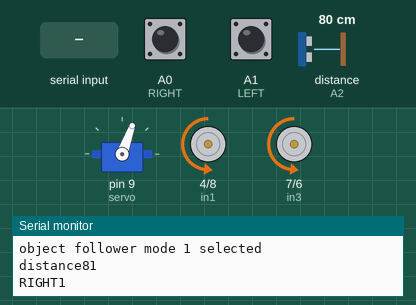
Simulated run of this sketch. Board: Arduino Uno, built with avr-gcc and run on an emulated ATmega328P. Shown: servo, motor-driver pin pairs drawn as motors (green arrow = first pin HIGH = forward, orange = second pin HIGH = backward, longer = more drive, scaled by the enable pin), the last lines printed to the serial monitor. The test bench sets the inputs (shaded band); at power-on: distance to the obstacle (sensor on A2) 80 cm, A0 (RIGHT) HIGH, A1 (LEFT) LOW. The echo pulse lasts 58.3 µs per cm.

Above: at 1.7 s.
1.8 s: "10\n" received over the second serial link
At 3.4 s:
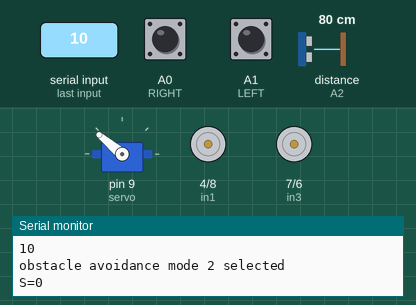
At 4.7 s:
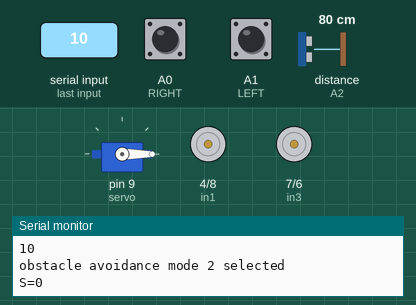
4.8 s: "90,45\n" received over the second serial link
At 7.0 s:
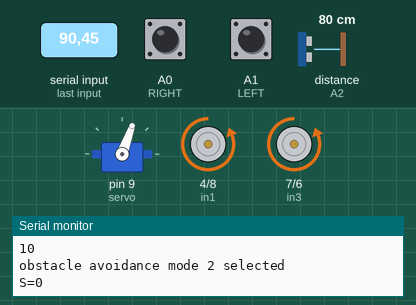
7.8 s: "30,150\n" received over the second serial link
13.8 s: "0\n" received over the second serial link
16.8 s: distance to the obstacle (sensor on A2) set to 16 cm
19.0 s: distance to the obstacle (sensor on A2) set to 13 cm
At 19.6 s:
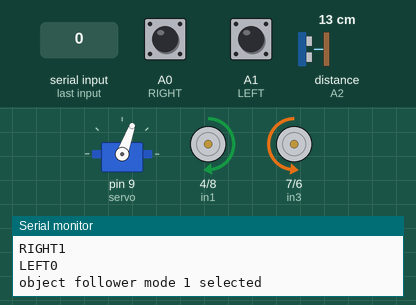
Timing chart, 0 to 21.5 s (numbered marks = the images above; inputs shaded):
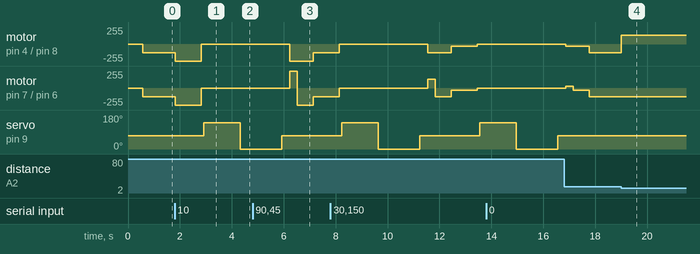

Measured:
- the behaviour switches between 15 and 14 cm on distance to the obstacle (sensor on A2) (found by bisection; images 3 and 4)
- after the input at 1.8 s, motor on pin 4 (in1) / pin 8 (in2), motor on pin 7 (in3) / pin 6 (in4): backward 130/255 → backward 255/255 at once, → stopped 1.0 s later; servo on pin 9 (servo): 70° → 140° after 1.1 s, → 0° 1.4 s later
- after the input at 19.0 s, motor on pin 4 (in1) / pin 8 (in2): backward 130/255 → forward 130/255 at once

The sketch:

ALL_ROBOT.ino
```cpp
#include <SoftwareSerial.h>
// #include "Servo.h" //servo library

// include the library code:
#include <NewPing.h>
#include <Servo.h>
#include <AFMotor.h>

#define RIGHT A0         // Right IR sensor connected to analog pin A2 of Arduino Uno:
#define LEFT A1          // Left IR sensor connected to analog pin A3 of Arduino Uno:
#define TRIGGER_PIN A3   // Trigger pin connected to analog pin A1 of Arduino Uno:
#define ECHO_PIN A2      // Echo pin connected to analog pin A0 of Arduino Uno:
#define MAX_DISTANCE 200 // Maximum ping distance:

// unsigned int distance = 0;    // Variable to store ultrasonic sensor distance:
unsigned int Right_Value = 0; // Variable to store Right IR sensor value:
unsigned int Left_Value = 0;  // Variable to store Left IR sensor value:

NewPing sonar(TRIGGER_PIN, ECHO_PIN, MAX_DISTANCE); // NewPing setup of pins and maximum distance:

// create motor objects
/*AF_DCMotor Motor1(1, MOTOR12_1KHZ);
AF_DCMotor Motor2(2, MOTOR12_1KHZ);
AF_DCMotor Motor3(3, MOTOR34_1KHZ);
AF_DCMotor Motor4(4, MOTOR34_1KHZ);
*/
// Servo myservo; //create servo object to control the servo:
int pos = 0; // variable to store the servo position:

Servo myservo;                  // create servo object to control servo
SoftwareSerial BT_Serial(2, 3); // RX, TX

#define enA 10 // Enable1 L298 Pin enA
#define in1 4  // Motor1  L298 Pin in1
#define in2 8  // Motor1  L298 Pin in1
#define in3 7  // Motor2  L298 Pin in1
#define in4 6  // Motor2  L298 Pin in1
#define enB 5  // Enable2 L298 Pin enB

#define servo 9

#define R_S A0 // ir sensor Right
#define L_S A1 // ir sensor Left

#define echo A2    // Echo pin
#define trigger A3 // Trigger pin
int rightDistance = 0, leftDistance = 0;
int distance_L, distance_F = 30, distance_R;
long distance;
int set = 20;

int bt_ir_data; // variable to receive data from the serial port and IRremote
int Speed = 130;
int mode = 0;
int IR_data;
// Ultrasonic distance measurement method

int Distance_test()
{
  digitalWrite(trigger, LOW);
  delayMicroseconds(2);
  digitalWrite(trigger, HIGH);
  delayMicroseconds(20);
  digitalWrite(trigger, LOW);
  float Fdistance = pulseIn(echo, HIGH);
  Fdistance = Fdistance / 58;
  return (int)Fdistance;
}
void setup()
{ // put your setup code here, to run once

  pinMode(R_S, INPUT); // declare if sensor as input
  pinMode(L_S, INPUT); // declare ir sensor as input

  pinMode(echo, INPUT);     // declare ultrasonic sensor Echo pin as input
  pinMode(trigger, OUTPUT); // declare ultrasonic sensor Trigger pin as Output

  pinMode(enA, OUTPUT); // declare as output for L298 Pin enA
  pinMode(in1, OUTPUT); // declare as output for L298 Pin in1
  pinMode(in2, OUTPUT); // declare as output for L298 Pin in2
  pinMode(in3, OUTPUT); // declare as output for L298 Pin in3
  pinMode(in4, OUTPUT); // declare as output for L298 Pin in4
  pinMode(enB, OUTPUT); // declare as output for L298 Pin enB

  Serial.begin(9600); // start serial communication at 9600bps
  BT_Serial.begin(9600);
  myservo.attach(servo); // attach servo on pin a4 to servo object
                         /*pinMode(servo, OUTPUT);*/

  for (int angle = 70; angle <= 140; angle += 5)
  {
    servoPulse(servo, angle);
  }
  for (int angle = 140; angle >= 0; angle -= 5)
  {
    servoPulse(servo, angle);
  }

  for (int angle = 0; angle <= 70; angle += 5)
  {
    servoPulse(servo, angle);
  }
  delay(500);
  mode = 0;
  bt_ir_data == 8;
}

void loop()
{

  if (BT_Serial.available() > 0)
  { // if some date is sent, reads it and saves in state
    String bt_data = BT_Serial.readStringUntil('\n');
    bt_ir_data = bt_data.toInt();
    Serial.println(bt_ir_data);
    if (bt_ir_data > 20 && bt_ir_data < 255)
    {
      Speed = bt_ir_data;
    }
  }

  if (bt_ir_data == 8)
  {
    Serial.println("manual mode 0 selected");
    mode = 0;
    Stop();
    bt_ir_data == 800;
  } // Manual Android Application
  else if (bt_ir_data == 0)
  {
    mode = 1;
    Serial.println("object follower mode 1 selected");
    Speed = 130;
    bt_ir_data == 800;
  } // Auto Line Follower Command
  else if (bt_ir_data == 10)
  {
    mode = 2;
    Serial.println("obstacle avoidance mode 2 selected");
    Speed = 255;
    bt_ir_data == 800;
  } // Auto Obstacle Avoiding Command

  analogWrite(enA, Speed); // Write The Duty Cycle 0 to 255 Enable Pin A for Motor1 Speed
  analogWrite(enB, Speed); // Write The Duty Cycle 0 to 255 Enable Pin B for Motor2 Speed

  if (mode == 0)
  {
    //===============================================================================
    //                          Key Control Command
    //===============================================================================
    if (bt_ir_data == 1)
    {
      forword();
    } // if the bt_data is '1' the DC motor will go forward
    else if (bt_ir_data == 2)
    {
      backword();
      Serial.println("backward");
    } // if the bt_data is '2' the motor will Reverse
    else if (bt_ir_data == 3)
    {
      turnLeft();
      Serial.println("turn left");
    } // if the bt_data is '3' the motor will turn left
    else if (bt_ir_data == 4)
    {
      turnRight();
      Serial.println("turn right");
    } // if the bt_data is '4' the motor will turn right
    else if (bt_ir_data == 5)
    {
      Stop();
      //  Serial.println("STOP");
    } // if the bt_data '5' the motor will Stop

    //===============================================================================
    //                          Voice Control Command
    //===============================================================================
    else if (bt_ir_data == 6)
    {
      turnLeft();
      delay(400);
      bt_ir_data = 5;
    }
    else if (bt_ir_data == 7)
    {
      turnRight();
      delay(400);
      bt_ir_data = 5;
    }
  }

  if (mode == 1)
  {
    //===============================================================================
    //                          auto  Follower Control
    //===============================================================================
    delay(50);                  // wait 50ms between pings:
    distance = sonar.ping_cm(); // send ping, get distance in cm and store it in 'distance' variable:
    Serial.print("distance");
    Serial.println(distance); // print the distance in serial monitor:

    Right_Value = digitalRead(RIGHT); // read the value from Right IR sensor:
    Left_Value = digitalRead(LEFT);   // read the value from Left IR sensor:

    Serial.print("RIGHT");
    Serial.println(Right_Value); // print the right IR sensor value in serial monitor:
    Serial.print("LEFT");
    Serial.println(Left_Value); // print the left IR sensor value in serial monitor:

    if ((distance > 1) && (distance < 15))
    { // check wheather the ultrasonic sensor's value stays between 1 to 15.
      // If the condition is 'true' then the statement below will execute:
      // Move Forward:
      /* Motor1.setSpeed(130); // define motor1 speed:
        Motor1.run(FORWARD);  // rotate motor1 clockwise:
        Motor2.setSpeed(130); // define motor2 speed:
        Motor2.run(FORWARD);  // rotate motor2 clockwise:
        Motor3.setSpeed(130); // define motor3 speed:
        Motor3.run(FORWARD);  // rotate motor3 clockwise:
        Motor4.setSpeed(130); // define motor4 speed:
        Motor4.run(FORWARD);  // rotate motor4 clockwise:*/
      forword();
    }
    else if ((Right_Value == 0) && (Left_Value == 1))
    { // If the condition is 'true' then the statement below will execute:

      // Turn Left
      /*Motor1.setSpeed(150); // define motor1 speed:
      Motor1.run(FORWARD);  // rotate motor1 cloclwise:
      Motor2.setSpeed(150); // define motor2 speed:
      Motor2.run(FORWARD);  // rotate motor2 clockwise:
      Motor3.setSpeed(150); // define motor3 speed:
      Motor3.run(BACKWARD); // rotate motor3 anticlockwise:
      Motor4.setSpeed(150); // define motor4 speed:
      Motor4.run(BACKWARD); // rotate motor4 anticlockwise:
      delay(150);*/
      turnLeft();
    }
    else if ((Right_Value == 1) && (Left_Value == 0))
    { // If the condition is 'true' then the statement below will execute:

      // Turn Right
      /*Motor1.setSpeed(150); // define motor1 speed:
      Motor1.run(BACKWARD); // rotate motor1 anticlockwise:
      Motor2.setSpeed(150); // define motor2 speed:
      Motor2.run(BACKWARD); // rotate motor2 anticlockwise:
      Motor3.setSpeed(150); // define motor3 speed:
      Motor3.run(FORWARD);  // rotate motor3 clockwise:
      Motor4.setSpeed(150); // define motor4 speed:
      Motor4.run(FORWARD);  // rotate motor4 clockwise:
      delay(150);*/
      turnRight();
    }
    else if (distance > 15)
    { // If the condition is 'true' then the statement below will execute:

      // Stop
      Stop();
      /*Motor1.setSpeed(0);  // define motor1 speed:
      Motor1.run(RELEASE); // stop motor1:
      Motor2.setSpeed(0);  // define motor2 speed:
      Motor2.run(RELEASE); // stop motor2:
      Motor3.setSpeed(0);  // define motor3 speed:
      Motor3.run(RELEASE); // stop motor3:
      Motor4.setSpeed(0);  // define motor4 speed:
      Motor4.run(RELEASE); // stop motor4:*/
    }
  }

  if (mode == 2)
  {
    //===============================================================================
    //                          Obstacle Avoiding Control
    //===============================================================================
    distance_F = Ultrasonic_read();
    Serial.print("S=");
    Serial.println(distance_F);
    if (distance_F > set)
    {
      forword();
    }
    else
    {
      Check_side();
    }
  }

  delay(10);
}

void servoPulse(int pin, int angle)
{
  // int pwm = (angle * 11) + 500; // Convert angle to microseconds
  // digitalWrite(pin, HIGH);
  // delayMicroseconds(pwm);
  // digitalWrite(pin, LOW);
  // delay(50); // Refresh cycle of servo
  myservo.write(angle);
}

//**********************Ultrasonic_read****************************
long Ultrasonic_read()
{
  digitalWrite(trigger, LOW);
  delayMicroseconds(2);
  digitalWrite(trigger, HIGH);
  delayMicroseconds(10);
  distance = pulseIn(echo, HIGH);
  return distance / 29 / 2;
}

void compareDistance()
{
  if (distance_L > distance_R)
  {
    turnLeft();
    delay(350);
  }
  else if (distance_R > distance_L)
  {
    turnRight();
    delay(350);
  }
  else
  {
    backword();
    delay(300);
    turnRight();
    delay(600);
  }
}

void Check_side()
{
  Stop();
  delay(100);
  for (int angle = 70; angle <= 140; angle += 5)
  {
    servoPulse(servo, angle);
  }
  delay(300);
  distance_L = Ultrasonic_read();
  delay(100);
  for (int angle = 140; angle >= 0; angle -= 5)
  {
    servoPulse(servo, angle);
  }
  delay(500);
  distance_R = Ultrasonic_read();
  delay(100);
  for (int angle = 0; angle <= 70; angle += 5)
  {
    servoPulse(servo, angle);
  }
  delay(300);
  compareDistance();
}

void forword()
{                          // forword
  digitalWrite(in1, HIGH); // Right Motor forword Pin
  digitalWrite(in2, LOW);  // Right Motor backword Pin
  digitalWrite(in3, LOW);  // Left Motor backword Pin
  digitalWrite(in4, HIGH); // Left Motor forword Pin
}

void backword()
{ // backword

  digitalWrite(in1, LOW);  // Right Motor forword Pin
  digitalWrite(in2, HIGH); // Right Motor backword Pin
  digitalWrite(in3, HIGH); // Left Motor backword Pin
  digitalWrite(in4, LOW);  // Left Motor forword Pin
}

void turnRight()
{                          // turnRight
  digitalWrite(in1, LOW);  // Right Motor forword Pin
  digitalWrite(in2, HIGH); // Right Motor backword Pin
  digitalWrite(in3, LOW);  // Left Motor backword Pin
  digitalWrite(in4, HIGH); // Left Motor forword Pin
}

void turnLeft()
{ // turnLeft

  digitalWrite(in1, HIGH); // Right Motor forword Pin
  digitalWrite(in2, LOW);  // Right Motor backword Pin
  digitalWrite(in3, HIGH); // Left Motor backword Pin
  digitalWrite(in4, LOW);  // Left Motor forword Pin
}

void Stop()
{                         // stop
  digitalWrite(in1, LOW); // Right Motor forword Pin
  digitalWrite(in2, LOW); // Right Motor backword Pin
  digitalWrite(in3, LOW); // Left Motor backword Pin
  digitalWrite(in4, LOW); // Left Motor forword Pin
}
```
